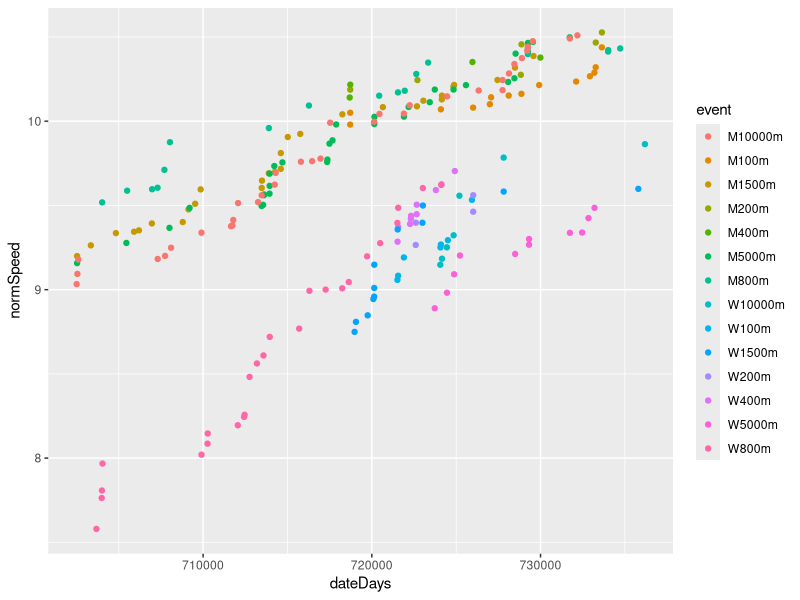

Write R code to recreate this figure.
library(ggplot2)

records <- read.csv('recordsTable.csv',header=TRUE)
records$MF <- substring(records$event,1,1)

for (distance in unique(substr(records$event,2,10))) {
    menMax <- max(records[grepl(paste0('M',distance),records$event),]$speed)
    womenMax <- max(records[grepl(paste0('W',distance),records$event),]$speed)
    cat(distance,': ',menMax/womenMax,'\n')
}

maleRecords <- records[grepl('M',records$event),]
maleRecords$distance <- as.integer(substr(maleRecords$event,2,nchar(as.character(maleRecords$event))-1))

mine <- ggplot(records) + geom_point(aes(dateDays,normSpeed,colour=event))
mine

#For women looks like 800,1500,400 (and 200,100) maybe got too good too fast, 
#  and/or 5000 was late to start
#1500 and 10000 have been brought back to schedule recently?
#Actually curve fit may be OK as times in 80s sit above line. Recent
#  1500 and 10000 times important to anchor curve. Or could use top 20s
#  to normalise M v F.

#fit curve to speed v distance
#lin reg only has R2=0.52